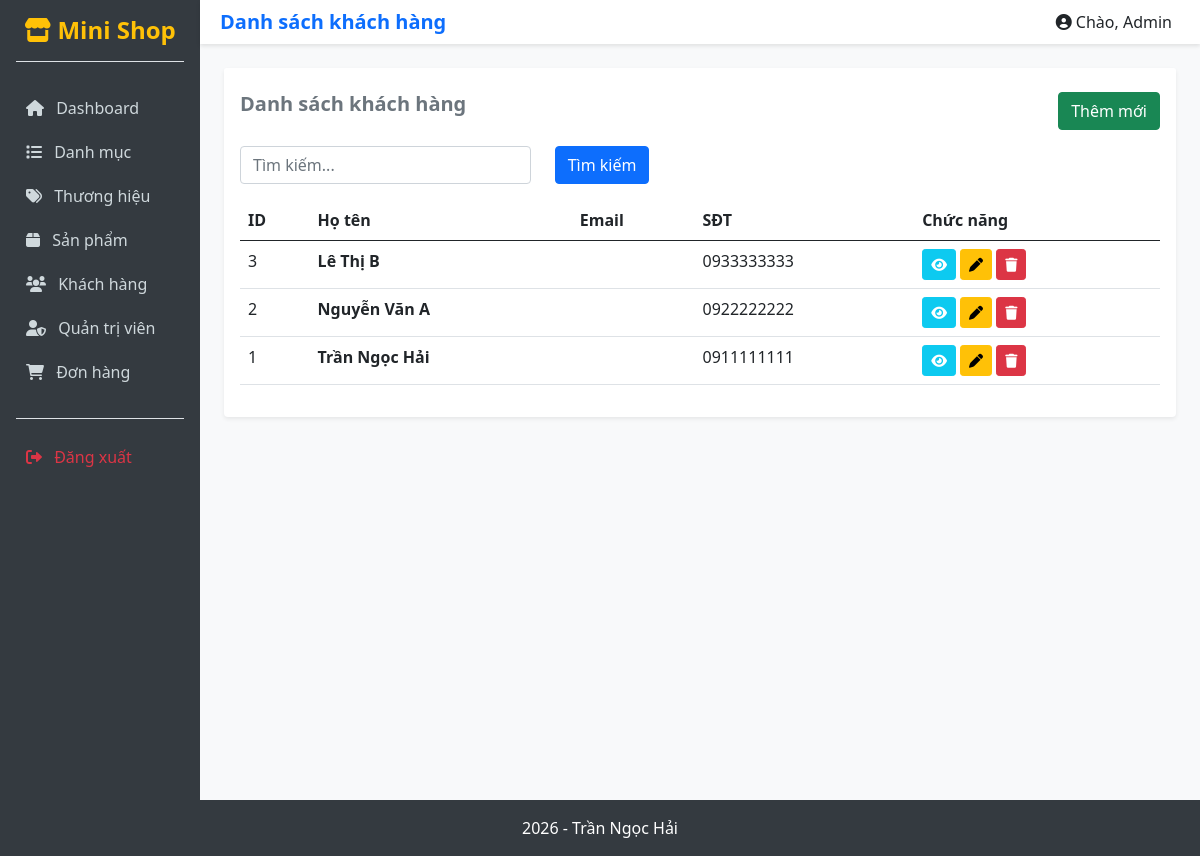
The app's page /views/admin/customers/ with its own data.
### tables this page shows
CREATE TABLE `customers` (
  `id` int(11) NOT NULL,
  `fullname` varchar(100) NOT NULL,
  `phone` varchar(20) NOT NULL,
  `email` varchar(100) DEFAULT NULL,
  `address` varchar(255) DEFAULT NULL,
  `note` text DEFAULT NULL
);

### config/Database.php (called while the page is built, shortened)
<?php
class Database {
    protected string $host = "localhost";
    protected string $database = "tranngochai_database";
    protected string $username = "root";
    protected string $password = "";
    protected function connect(): void {
        try {
            $this->conn = new mysqli(
                $this->host,
                $this->username,
                $this->password,
                $this->database
            );
        } catch (Exception $e) {
            echo "Lỗi: " . $e->getMessage();
        }
    }
}
?>

### dao/CustomerDAO.php (called while the page is built, shortened)
<?php
require_once __DIR__ . "/BaseDAO.php";
require_once __DIR__ . "/../models/Customer.php";
class CustomerDAO extends BaseDAO {
    public function getAll($keyword = "") {
        $list = [];
        try {
            $sql = "SELECT * FROM customers";
            $sql .= " ORDER BY fullname";
            if (!empty($keyword)) {
                $stmt = $this->prepare($sql);
                $param = "%" . $keyword . "%";
                $stmt->bind_param("sss", $param, $param, $param);
                $stmt->execute();
                $result = $stmt->get_result();
            } else {
                $result = $this->executeQuery($sql);
            }
            while ($row = $result->fetch_assoc()) {
                $c = new Customer($row["fullname"], $row["phone"], $row["email"], $row["address"], $row["note"] ?? null);
                $c->id = (int)$row["id"];
                $c->createdAt = $row["created_at"] ?? null;
                $c->updatedAt = $row["updated_at"] ?? null;
                $list[] = $c;
            }
        } catch (Exception $e) { throw $e; }
        return $list;
    }
}
?>

### dao/BaseDAO.php (called while the page is built, shortened)
<?php
require_once __DIR__ . "/../config/Database.php";
class BaseDAO extends Database {
    protected function executeQuery(string $sql) {
        return $this->conn->query($sql);
    }
}
?>

### models/Customer.php (called while the page is built, shortened)
<?php
class Customer {
    public function __construct(string $fullname = "", string $phone = "", ?string $email = null, ?string $address = null, ?string $note = null) {
        $this->fullname = $fullname;
        $this->phone = $phone;
    }
}
?>

### views/admin/customers/index.php (the view, shortened to what this page needs)
<?php
require_once "../../../dao/CustomerDAO.php";
$dao = new CustomerDAO();
$keyword = trim($_GET["keyword"] ?? "");
$customers = $dao->getAll($keyword);
?>
<div class="card shadow-sm border-0">
    <div class="card-header bg-white border-0 pt-4 pb-0 d-flex justify-content-between">
        <h5 class="fw-bold text-secondary">Danh sách khách hàng</h5>
        <a href="create.php" class="btn btn-success">Thêm mới</a>
    </div>
    <div class="card-body">
        <form class="row mb-3" method="GET">
            <div class="col-md-4"><input type="text" name="keyword" class="form-control" placeholder="Tìm kiếm..." value="<?= htmlspecialchars($keyword) ?>"></div>
            <div class="col-md-2"><button type="submit" class="btn btn-primary">Tìm kiếm</button></div>
        </form>
        <?php if(empty($customers)) { echo "<div class='alert alert-warning'>Không tìm thấy.</div>"; } else { ?>
            <table class="table table-hover">
                <thead><tr><th>ID</th><th>Họ tên</th><th>Email</th><th>SĐT</th><th>Chức năng</th></tr></thead>
                <tbody>
                    <?php foreach ($customers as $item) { ?>
                    <tr>
                        <td><?= $item->id ?></td>
                        <td class="fw-bold"><?= htmlspecialchars($item->fullname) ?></td>
                        <td><?= htmlspecialchars($item->email) ?></td>
                        <td><?= htmlspecialchars($item->phone) ?></td>
                        <td>
                            <a href="detail.php?id=<?= $item->id ?>" class="btn btn-sm btn-info text-white"><i class="fa-solid fa-eye"></i></a>
                            <a href="edit.php?id=<?= $item->id ?>" class="btn btn-sm btn-warning"><i class="fa-solid fa-pen"></i></a>
                            <form method="POST" onsubmit="return confirm('Xóa?');" class="d-inline">
                                <button type="submit" name="btnDelete" class="btn btn-sm btn-danger"><i class="fa-solid fa-trash"></i></button>
                            </form>
                        </td>
                    </tr>
                    <?php } ?>
                </tbody>
            </table>
        <?php } ?>
    </div>
</div>
<?php $content = ob_get_clean(); include "../layouts/master.php"; ?>

### assets/css/style.css (style rules this page uses)
body { background-color: #f8f9fa; }

### records on screen
customers: id "3", fullname "Lê Thị B", phone "0933333333"
customers: id "2", fullname "Nguyễn Văn A", phone "0922222222"
customers: id "1", fullname "Trần Ngọc Hải", phone "0911111111"

### other values on screen
$pageTitle "Danh sách khách hàng"
